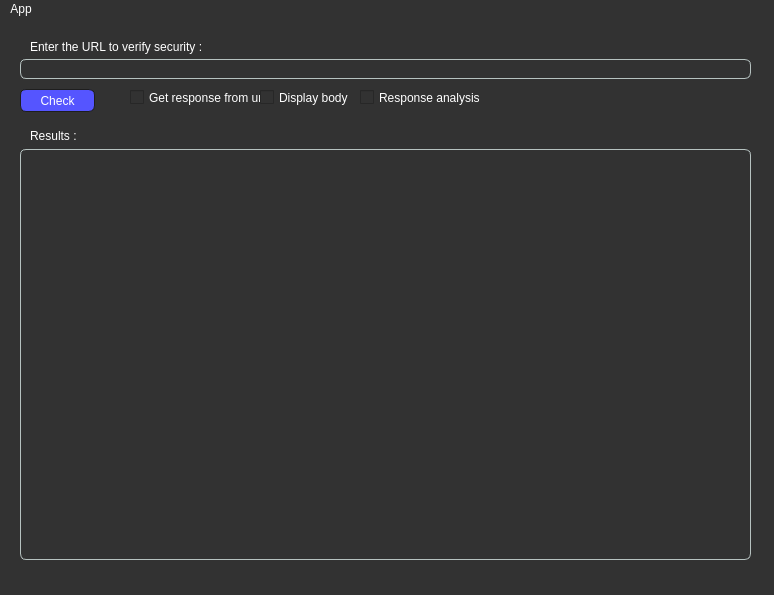
<?xml version="1.0" encoding="UTF-8"?>
<ui version="4.0">
 <class>MainWindow</class>
 <widget class="QMainWindow" name="MainWindow">
  <property name="geometry">
   <rect>
    <x>0</x>
    <y>0</y>
    <width>774</width>
    <height>595</height>
   </rect>
  </property>
  <property name="sizePolicy">
   <sizepolicy hsizetype="Ignored" vsizetype="Ignored">
    <horstretch>77</horstretch>
    <verstretch>0</verstretch>
   </sizepolicy>
  </property>
  <property name="acceptDrops">
   <bool>true</bool>
  </property>
  <property name="windowTitle">
   <string>BLACKCON</string>
  </property>
  <property name="windowIcon">
   <iconset>
    <selectedon>appIcon.png</selectedon>
   </iconset>
  </property>
  <property name="styleSheet">
   <string notr="true">QWidget
{
    color: rgb(255, 255, 255);
    background-color: #323232;
}
QPushButton
{
   
    background-color: rgb(85, 85, 255);
    border-width: 1px;
    border-color: #1e1e1e;
    border-style: solid;
    border-radius: 6;
    padding: 3px;
    font-size: 12px;
    padding-left: 5px;
    padding-right: 5px;
    min-width: 40px;
}

QPushButton:pressed
{
    background-color: QLinearGradient( x1: 0, y1: 0, x2: 0, y2: 1, stop: 0 #2d2d2d, stop: 0.1 #2b2b2b, stop: 0.5 #292929, stop: 0.9 #282828, stop: 1 #252525);
}
QPushButton:hover
{
	border-color:rgb(255, 255, 255);
	border-width: 1px;
}
QLineEdit
{
	border-width: 1px;
	border-radius: 6;
	border-style: solid;
	border-color: rgb(182, 194, 192);
}
QLineEdit:focus
{
	border-color: rgb(85, 85, 255);
	border-width: 1px;
}
</string>
  </property>
  <widget class="QWidget" name="centralwidget">
   <widget class="QLineEdit" name="urlInput">
    <property name="geometry">
     <rect>
      <x>20</x>
      <y>40</y>
      <width>731</width>
      <height>20</height>
     </rect>
    </property>
    <property name="text">
     <string/>
    </property>
   </widget>
   <widget class="QPushButton" name="checkButton">
    <property name="geometry">
     <rect>
      <x>20</x>
      <y>70</y>
      <width>75</width>
      <height>23</height>
     </rect>
    </property>
    <property name="styleSheet">
     <string notr="true"/>
    </property>
    <property name="text">
     <string>Check</string>
    </property>
   </widget>
   <widget class="QLabel" name="label">
    <property name="geometry">
     <rect>
      <x>30</x>
      <y>20</y>
      <width>181</width>
      <height>16</height>
     </rect>
    </property>
    <property name="text">
     <string>Enter the URL to verify security :</string>
    </property>
   </widget>
   <widget class="QLabel" name="label_2">
    <property name="geometry">
     <rect>
      <x>30</x>
      <y>110</y>
      <width>47</width>
      <height>13</height>
     </rect>
    </property>
    <property name="text">
     <string>Results :</string>
    </property>
   </widget>
   <widget class="QCheckBox" name="getResponseOption">
    <property name="geometry">
     <rect>
      <x>130</x>
      <y>70</y>
      <width>141</width>
      <height>17</height>
     </rect>
    </property>
    <property name="acceptDrops">
     <bool>false</bool>
    </property>
    <property name="text">
     <string>Get response from url</string>
    </property>
    <property name="checked">
     <bool>false</bool>
    </property>
    <property name="autoRepeat">
     <bool>true</bool>
    </property>
    <property name="tristate">
     <bool>false</bool>
    </property>
   </widget>
   <widget class="QTextBrowser" name="resultsBox">
    <property name="geometry">
     <rect>
      <x>20</x>
      <y>130</y>
      <width>731</width>
      <height>411</height>
     </rect>
    </property>
    <property name="sizePolicy">
     <sizepolicy hsizetype="Ignored" vsizetype="Ignored">
      <horstretch>0</horstretch>
      <verstretch>0</verstretch>
     </sizepolicy>
    </property>
    <property name="styleSheet">
     <string notr="true">border-width: 1px;
	border-radius: 6;
	border-style: solid;
	border-color: rgb(182, 194, 192);</string>
    </property>
   </widget>
   <widget class="QCheckBox" name="displayBodyOption">
    <property name="geometry">
     <rect>
      <x>260</x>
      <y>70</y>
      <width>91</width>
      <height>17</height>
     </rect>
    </property>
    <property name="text">
     <string>Display body</string>
    </property>
   </widget>
   <widget class="QCheckBox" name="urlAnalysisOption">
    <property name="geometry">
     <rect>
      <x>360</x>
      <y>70</y>
      <width>131</width>
      <height>17</height>
     </rect>
    </property>
    <property name="text">
     <string>Response analysis</string>
    </property>
   </widget>
  </widget>
  <widget class="QStatusBar" name="statusbar"/>
  <widget class="QMenuBar" name="menuBar">
   <property name="geometry">
    <rect>
     <x>0</x>
     <y>0</y>
     <width>774</width>
     <height>21</height>
    </rect>
   </property>
   <widget class="QMenu" name="menuApp">
    <property name="title">
     <string>App</string>
    </property>
    <addaction name="helpAction"/>
    <addaction name="exitAction"/>
   </widget>
   <addaction name="menuApp"/>
  </widget>
  <action name="actionExit">
   <property name="text">
    <string>Exit</string>
   </property>
  </action>
  <action name="actionThis_is_toll_for_check_your_url_security">
   <property name="text">
    <string>This is toll for check your url security</string>
   </property>
  </action>
  <action name="helpAction">
   <property name="checkable">
    <bool>true</bool>
   </property>
   <property name="text">
    <string>Help</string>
   </property>
  </action>
  <action name="exitAction">
   <property name="text">
    <string>Exit</string>
   </property>
  </action>
 </widget>
 <resources/>
 <connections/>
</ui>
